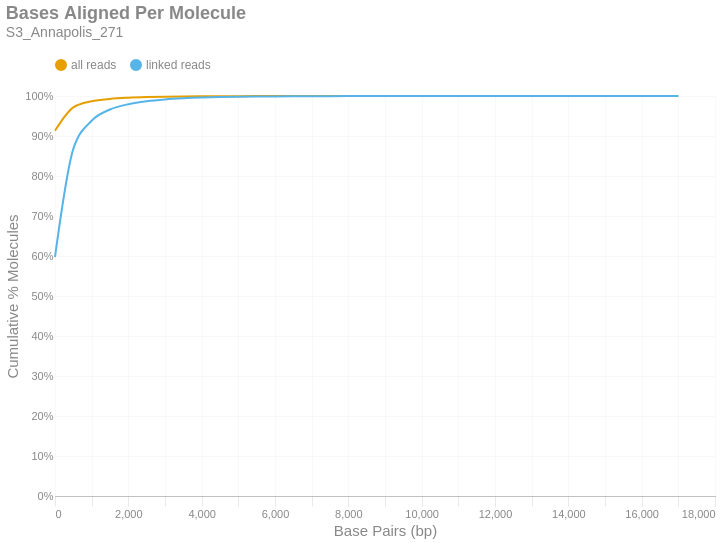

The cell this chart's notebook holds for it:
### Markdown cell above
### Bases Aligned Per Molecule
This is a cumulative frequency distribution showing the number of base pairs aligned per unique molecule. These data are shown in 500 bp bins. There are two distributions: one with `all reads` (yellow) and another with only `linked reads` (blue). The percent of molecules in the `linked reads` distribution is relative to the total number of linked molecules.

### Code cell
if SKIPLR:
    print_html(f"Skipped")
else:
    binned_df = consolidated_hist(valids['aligned_bp'], mask, 500, True)
    with SafeRender(binned_df):
        (
            density_plot(binned_df, 'Bases Aligned Per Molecule', samplename, 'basesper')
            .encode(
                x=alt.X('bin:Q', title="Base Pairs (bp)").axis(tickMinStep=500).scale(padding=0),
                y=alt.Y('value:Q', title='Cumulative % Molecules')
                    .axis(format='%')
                    .scale(domain = [0,1])
                    .stack(False),
                color=alt.Color("key:N").scale(domain = ["all reads", "linked reads"]),
                tooltip = [
                    alt.Tooltip("key:N", title = "Data Type"),
                    alt.Tooltip("range_label:N", title="Bases Aligned Per Molecule"),
                    alt.Tooltip("value:Q", format = ".2%", title="% Molecules (Cum.)")
                ]
            )
        ).display()

### Figure 1 — Vega-Lite specification as saved in the notebook (floating-point values rounded to 4 significant figures)
{"width": "container", "height": 400, "config": {"title": {"anchor": "start", "dy": -15, "fontSize": 18, "color": "#888888", "subtitleColor": "#888888", "subtitleFontSize": 14}, "arc": {"fill": "#0072B2"}, "axis": {"domainColor": "#888888", "domainWidth": 0.5, "gridWidth": 0.2, "grid": false, "titleFontWeight": 400, "titleFontSize": 15, "labelFontSize": 11, "labelColor": "#888888", "tickColor": "#888888", "tickWidth": 0.2, "titleColor": "#888888"}, "axisBand": {"grid": false}, "axisX": {"grid": true, "tickSize": 10, "domainCap": "round"}, "axisY": {"domain": false, "grid": true, "tickSize": 0, "domainCap": "round"}, "background": "transparent", "header": {"labelFontSize": 15, "labelColor": "#888888", "titleFontSize": 15, "titleFontWeight": 600, "titleColor": "#888888"}, "legend": {"labelFont": "sans-serif", "labelFontSize": 12, "labelColor": "#888888", "symbolSize": 100, "symbolType": "circle", "titleFontSize": 12, "titlePadding": 10, "titleColor": "#888888", "title": null, "orient": "top"}, "range": {"category": ["#E69F00", "#56B4E9", "#009E73", "#F0E442", "#0072B2", "#D55E00", "#CC79A7", "#000000"], "diverging": ["#cfe8f3", "#a2d4ec", "#73bfe2", "#46abdb", "#1696d2", "#12719e"]}, "area": {"fill": "#0072B2", "fillOpacity": 0.7, "line": true, "strokeOpacity": 0.7}, "line": {"color": "#0072B2", "stroke": "#0072B2", "strokeWidth": 2}, "trail": {"color": "#0072B2", "stroke": "#0072B2", "strokeWidth": 0, "size": 1}, "point": {"filled": true, "fillOpacity": 1.0, "size": 95}, "text": {"color": "#888888", "fontSize": 11, "align": "right", "fontWeight": 400, "size": 11}, "bar": {"fill": "#0072B2", "stroke": null}, "view": {"stroke": null, "continuousWidth": 660, "continuousHeight": 400}}, "data": {"name": "data-948f29af963d36f27a0f6be94c938df4"}, "mark": {"type": "line", "interpolate": "monotone", "point": {"opacity": 0, "size": 275}}, "encoding": {"color": {"field": "key", "scale": {"domain": ["all reads", "linked reads"]}, "type": "nominal"}, "tooltip": [{"field": "key", "title": "Data Type", "type": "nominal"}, {"field": "range_label", "title": "Bases Aligned Per Molecule", "type": "nominal"}, {"field": "value", "format": ".2%", "title": "% Molecules (Cum.)", "type": "quantitative"}], "x": {"axis": {"tickMinStep": 500}, "field": "bin", "scale": {"padding": 0}, "title": "Base Pairs (bp)", "type": "quantitative"}, "y": {"axis": {"format": "%"}, "field": "value", "scale": {"domain": [0, 1]}, "stack": false, "title": "Cumulative % Molecules", "type": "quantitative"}}, "params": [{"name": "param_c36ac31b6afebe62", "select": {"type": "point", "fields": ["key"]}, "bind": "legend"}], "title": {"text": "Bases Aligned Per Molecule", "subtitle": "S3_Annapolis_271"}, "transform": [{"fold": ["all reads (cumsum)", "linked reads (cumsum)"]}, {"calculate": "replace(datum.key, ' (cumsum)', '')", "as": "key"}, {"filter": {"param": "param_c36ac31b6afebe62"}}], "usermeta": {"embedOptions": {"downloadFileName": "S3_Annapolis_271.basesper"}}, "$schema": "https://vega.github.io/schema/vega-lite/v6.1.0.json", "datasets": {"data-948f29af963d36f27a0f6be94c938df4": [{"bin": "0.0", "interval": "0.0-500.0", "all reads": 0.9133, "linked reads": 0.5975, "all reads (cumsum)": 0.9133, "linked reads (cumsum)": 0.5975, "range_label": "0-499"}, {"bin": "500.0", "interval": "500.0-1000.0", "all reads": 0.05834, "linked reads": 0.2703, "all reads (cumsum)": 0.9716, "linked reads (cumsum)": 0.8678, "range_label": "500-999"}, {"bin": "1000.0", "interval": "1000.0-1500.0", "all reads": 0.01511, "linked reads": 0.07043, "all reads (cumsum)": 0.9867, "linked reads (cumsum)": 0.9382, "range_label": "1000-1499"}, {"bin": "1500.0", "interval": "1500.0-2000.0", "all reads": 0.006005, "linked reads": 0.028, "all reads (cumsum)": 0.9927, "linked reads (cumsum)": 0.9662, "range_label": "1500-1999"}, {"bin": "2000.0", "interval": "2000.0-2500.0", "all reads": 0.002866, "linked reads": 0.01336, "all reads (cumsum)": 0.9956, "linked reads (cumsum)": 0.9796, "range_label": "2000-2499"}, {"bin": "2500.0", "interval": "2500.0-3000.0", "all reads": 0.001609, "linked reads": 0.007504, "all reads (cumsum)": 0.9972, "linked reads (cumsum)": 0.9871, "range_label": "2500-2999"}, {"bin": "3000.0", "interval": "3000.0-3500.0", "all reads": 0.0009554, "linked reads": 0.004455, "all reads (cumsum)": 0.9982, "linked reads (cumsum)": 0.9915, "range_label": "3000-3499"}, {"bin": "3500.0", "interval": "3500.0-4000.0", "all reads": 0.0005841, "linked reads": 0.002723, "all reads (cumsum)": 0.9988, "linked reads (cumsum)": 0.9942, "range_label": "3500-3999"}, {"bin": "4000.0", "interval": "4000.0-4500.0", "all reads": 0.0003942, "linked reads": 0.001838, "all reads (cumsum)": 0.9992, "linked reads (cumsum)": 0.9961, "range_label": "4000-4499"}, {"bin": "4500.0", "interval": "4500.0-5000.0", "all reads": 0.0002555, "linked reads": 0.001191, "all reads (cumsum)": 0.9994, "linked reads (cumsum)": 0.9973, "range_label": "4500-4999"}, {"bin": "5000.0", "interval": "5000.0-5500.0", "all reads": 0.0001718, "linked reads": 0.0008012, "all reads (cumsum)": 0.9996, "linked reads (cumsum)": 0.9981, "range_label": "5000-5499"}, {"bin": "5500.0", "interval": "5500.0-6000.0", "all reads": 0.0001146, "linked reads": 0.0005344, "all reads (cumsum)": 0.9997, "linked reads (cumsum)": 0.9986, "range_label": "5500-5999"}, {"bin": "6000.0", "interval": "6000.0-6500.0", "all reads": 8.392e-05, "linked reads": 0.0003913, "all reads (cumsum)": 0.9998, "linked reads (cumsum)": 0.999, "range_label": "6000-6499"}, {"bin": "6500.0", "interval": "6500.0-7000.0", "all reads": 5.968e-05, "linked reads": 0.0002783, "all reads (cumsum)": 0.9998, "linked reads (cumsum)": 0.9993, "range_label": "6500-6999"}, {"bin": "7000.0", "interval": "7000.0-7500.0", "all reads": 4.25e-05, "linked reads": 0.0001982, "all reads (cumsum)": 0.9999, "linked reads (cumsum)": 0.9995, "range_label": "7000-7499"}, {"bin": "7500.0", "interval": "7500.0-8000.0", "all reads": 3.268e-05, "linked reads": 0.0001524, "all reads (cumsum)": 0.9999, "linked reads (cumsum)": 0.9996, "range_label": "7500-7999"}, {"bin": "8000.0", "interval": "8000.0-8500.0", "all reads": 2.532e-05, "linked reads": 0.000118, "all reads (cumsum)": 0.9999, "linked reads (cumsum)": 0.9997, "range_label": "8000-8499"}, {"bin": "8500.0", "interval": "8500.0-9000.0", "all reads": 1.672e-05, "linked reads": 7.798e-05, "all reads (cumsum)": 1.0, "linked reads (cumsum)": 0.9998, "range_label": "8500-8999"}, {"bin": "9000.0", "interval": "9000.0-9500.0", "all reads": 1.074e-05, "linked reads": 5.008e-05, "all reads (cumsum)": 1.0, "linked reads (cumsum)": 0.9999, "range_label": "9000-9499"}, {"bin": "9500.0", "interval": "9500.0-10000.0", "all reads": 8.132e-06, "linked reads": 3.791e-05, "all reads (cumsum)": 1.0, "linked reads (cumsum)": 0.9999, "range_label": "9500-9999"}, {"bin": "10000.0", "interval": "10000.0-10500.0", "all reads": 5.217e-06, "linked reads": 2.432e-05, "all reads (cumsum)": 1.0, "linked reads (cumsum)": 0.9999, "range_label": "10000-10499"}, {"bin": "10500.0", "interval": "10500.0-11000.0", "all reads": 5.217e-06, "linked reads": 2.432e-05, "all reads (cumsum)": 1.0, "linked reads (cumsum)": 0.9999, "range_label": "10500-10999"}, {"bin": "11000.0", "interval": "11000.0-11500.0", "all reads": 2.455e-06, "linked reads": 1.145e-05, "all reads (cumsum)": 1.0, "linked reads (cumsum)": 1.0, "range_label": "11000-11499"}, {"bin": "11500.0", "interval": "11500.0-12000.0", "all reads": 1.841e-06, "linked reads": 8.584e-06, "all reads (cumsum)": 1.0, "linked reads (cumsum)": 1.0, "range_label": "11500-11999"}, {"bin": "12000.0", "interval": "12000.0-12500.0", "all reads": 1.381e-06, "linked reads": 6.438e-06, "all reads (cumsum)": 1.0, "linked reads (cumsum)": 1.0, "range_label": "12000-12499"}, {"bin": "12500.0", "interval": "12500.0-13000.0", "all reads": 1.534e-06, "linked reads": 7.154e-06, "all reads (cumsum)": 1.0, "linked reads (cumsum)": 1.0, "range_label": "12500-12999"}, {"bin": "13000.0", "interval": "13000.0-13500.0", "all reads": 1.688e-06, "linked reads": 7.869e-06, "all reads (cumsum)": 1.0, "linked reads (cumsum)": 1.0, "range_label": "13000-13499"}, {"bin": "13500.0", "interval": "13500.0-14000.0", "all reads": 7.671e-07, "linked reads": 3.577e-06, "all reads (cumsum)": 1.0, "linked reads (cumsum)": 1.0, "range_label": "13500-13999"}, {"bin": "14000.0", "interval": "14000.0-14500.0", "all reads": 3.069e-07, "linked reads": 1.431e-06, "all reads (cumsum)": 1.0, "linked reads (cumsum)": 1.0, "range_label": "14000-14499"}, {"bin": "14500.0", "interval": "14500.0-15000.0", "all reads": 1.534e-07, "linked reads": 7.154e-07, "all reads (cumsum)": 1.0, "linked reads (cumsum)": 1.0, "range_label": "14500-14999"}, {"bin": "15000.0", "interval": "15000.0-15500.0", "all reads": 1.534e-07, "linked reads": 7.154e-07, "all reads (cumsum)": 1.0, "linked reads (cumsum)": 1.0, "range_label": "15000-15499"}, {"bin": "15500.0", "interval": "15500.0-16000.0", "all reads": 0.0, "linked reads": 0.0, "all reads (cumsum)": 1.0, "linked reads (cumsum)": 1.0, "range_label": "15500-15999"}, {"bin": "16000.0", "interval": "16000.0-16500.0", "all reads": 3.069e-07, "linked reads": 1.431e-06, "all reads (cumsum)": 1.0, "linked reads (cumsum)": 1.0, "range_label": "16000-16499"}, {"bin": "16500.0", "interval": "16500.0-17000.0", "all reads": 0.0, "linked reads": 0.0, "all reads (cumsum)": 1.0, "linked reads (cumsum)": 1.0, "range_label": "16500-16999"}, {"bin": "17000.0", "interval": "17000.0-17500.0", "all reads": 1.534e-07, "linked reads": 7.154e-07, "all reads (cumsum)": 1.0, "linked reads (cumsum)": 1.0, "range_label": "17000-17499"}]}}
